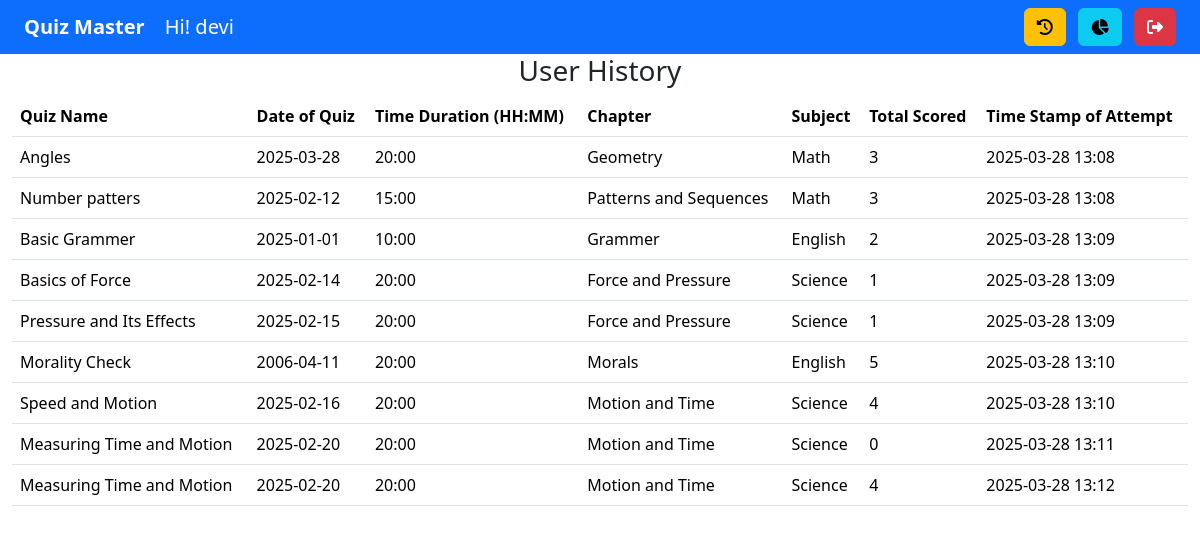
Screenshot of /user_history (signed in) with the database file from the repository.
### models.py (models this page shows)
class Users(db.Model):
    __tablename__ = 'users'
    id = db.Column(db.Integer, primary_key=True)
    username = db.Column(db.String(80), unique=True, nullable=False)
    email = db.Column(db.String(80), nullable=False)
    password = db.Column(db.String(100), nullable=False)
    fullname = db.Column(db.String(100), nullable=False)
    qualification = db.Column(db.String(100), nullable=False)
    dob = db.Column(db.String(100), nullable=False)
    is_admin = db.Column(db.Boolean, nullable=False)
    user_score_list = db.relationship('Scores', back_populates = 'user_name', cascade = 'all, delete-orphan')

class Scores(db.Model):
    __tablename__ ='scores'
    id = db.Column(db.Integer, primary_key=True)
    total_scored = db.Column(db.Integer, nullable=False)
    time_stamp_of_attempt = db.Column(db.String(80), nullable=False)
    user_id = db.Column(db.Integer, db.ForeignKey('users.id'), nullable=False)
    quiz_id = db.Column(db.Integer, db.ForeignKey('quizzes.id'), nullable=False)
    user_name = db.relationship('Users', back_populates = 'user_score_list')
    quiz_name = db.relationship('Quizzes', back_populates = 'quiz_score_list')

class Quizzes(db.Model):
    __tablename__ = 'quizzes'
    id = db.Column(db.Integer, primary_key=True)
    name = db.Column(db.String(80), nullable=False)
    date_of_quiz = db.Column(db.String(80), nullable=False)
    time_duration = db.Column(db.String(5), nullable=False)
    remarks = db.Column(db.String(80), nullable=False)
    chapter_id = db.Column(db.Integer, db.ForeignKey('chapters.id'), nullable=False)
    chapter_name = db.relationship('Chapters', back_populates = 'quiz_list')
    question_list = db.relationship('Questions', back_populates = 'quiz_name', cascade = 'all, delete-orphan')
    quiz_score_list = db.relationship('Scores', back_populates = 'quiz_name', cascade = 'all, delete-orphan')

class Chapters(db.Model):
    __tablename__ = 'chapters'
    id = db.Column(db.Integer, primary_key=True)
    name = db.Column(db.String(80), nullable=False)
    description = db.Column(db.String(80), nullable=False)
    subject_id = db.Column(db.Integer, db.ForeignKey('subjects.id'), nullable=False)
    subject_name = db.relationship('Subjects', back_populates = 'chapter_list')
    quiz_list = db.relationship('Quizzes', back_populates = 'chapter_name', cascade = 'all, delete-orphan')

class Subjects(db.Model):
    __tablename__ ='subjects'
    id = db.Column(db.Integer, primary_key=True)
    name = db.Column(db.String(80), nullable=False)
    description = db.Column(db.String(80), nullable=False)
    chapter_list = db.relationship('Chapters', back_populates = 'subject_name', cascade = 'all, delete-orphan')

### controllers.py (the view)
@app.route('/user_history')
def user_history():
    if 'user_id' in session:
        user_id = session['user_id']
        user = Users.query.get(user_id)
        scores = Scores.query.filter_by(user_id=user_id).all()
        return render_template('user_history.html', scores=scores, user=user)
    return redirect('/login')

### templates/user_history.html
{% extends "index.html" %}
{% block content %}
{% include "user_navbar.html" %}
<div class = 'container-fluid'>
    <div class = 'row'>
        <div class = 'col'>
            <h3 class="text-center"> User History</h3>
            <table class="table">
                <thead>
                    <tr>
                        <th>Quiz Name</th>
                        <th>Date of Quiz</th>
                        <th>Time Duration (HH:MM)</th>
                        <th>Chapter</th>
                        <th>Subject</th>
                        <th>Total Scored</th>
                        <th>Time Stamp of Attempt</th>
                    </tr>
                </thead>
                <tbody>
                {% for score in scores %}
                    <tr>
                        <td>{{ score.quiz_name.name }}</td>
                        <td>{{ score.quiz_name.date_of_quiz }}</td>
                        <td>{{ score.quiz_name.time_duration }}</td>
                        <td>{{ score.quiz_name.chapter_name.name }}</td>
                        <td>{{ score.quiz_name.chapter_name.subject_name.name }}</td>
                        <td>{{ score.total_scored }}</td>
                        <td>{{ score.time_stamp_of_attempt }}</td>
                    </tr>
                {% endfor %}
                </tbody>
            </table>
        </div>
    </div>
</div>
{% endblock %}

### templates/user_navbar.html
<nav class="navbar navbar-dark bg-primary px-4 d-flex justify-content-between">
  <div>
    <a class="navbar-brand fw-bold" href="/quiz_list">Quiz Master</a>
    <a class="navbar-brand" href="/quiz_list">Hi! {{ user.username }}</a>
  </div>
  <div>
    <a class="btn btn-warning me-2" href="/user_history">
      <i class="fa-solid fa-clock-rotate-left"></i>
    </a>
    <a class="btn btn-info me-2" href="/user_dashboard">
      <i class="fa-solid fa-chart-pie"></i>
    </a>
    <a class="btn btn-danger" href="/logout">
      <i class="fa-solid fa-right-from-bracket"></i>
    </a>
  </div>
</nav>

### rows the page displays
Users: username "devi"
Scores: quiz_name.name "Angles", quiz_name.date_of_quiz "2025-03-28", quiz_name.time_duration "20:00", quiz_name.chapter_name.name "Geometry", quiz_name.chapter_name.subject_name.name "Math", total_scored "3", time_stamp_of_attempt "2025-03-28 13:08"
Scores: quiz_name.name "Number patters", quiz_name.date_of_quiz "2025-02-12", quiz_name.time_duration "15:00", quiz_name.chapter_name.name "Patterns and Sequences", quiz_name.chapter_name.subject_name.name "Math", total_scored "3", time_stamp_of_attempt "2025-03-28 13:08"
Scores: quiz_name.name "Basic Grammer", quiz_name.date_of_quiz "2025-01-01", quiz_name.time_duration "10:00", quiz_name.chapter_name.name "Grammer", quiz_name.chapter_name.subject_name.name "English", total_scored "2", time_stamp_of_attempt "2025-03-28 13:09"
Scores: quiz_name.name "Basics of Force", quiz_name.date_of_quiz "2025-02-14", quiz_name.time_duration "20:00", quiz_name.chapter_name.name "Force and Pressure", quiz_name.chapter_name.subject_name.name "Science", total_scored "1", time_stamp_of_attempt "2025-03-28 13:09"
Scores: quiz_name.name "Pressure and Its Effects", quiz_name.date_of_quiz "2025-02-15", quiz_name.time_duration "20:00", quiz_name.chapter_name.name "Force and Pressure", quiz_name.chapter_name.subject_name.name "Science", total_scored "1", time_stamp_of_attempt "2025-03-28 13:09"
Scores: quiz_name.name "Morality Check", quiz_name.date_of_quiz "2006-04-11", quiz_name.time_duration "20:00", quiz_name.chapter_name.name "Morals", quiz_name.chapter_name.subject_name.name "English", total_scored "5", time_stamp_of_attempt "2025-03-28 13:10"
Scores: quiz_name.name "Speed and Motion", quiz_name.date_of_quiz "2025-02-16", quiz_name.time_duration "20:00", quiz_name.chapter_name.name "Motion and Time", quiz_name.chapter_name.subject_name.name "Science", total_scored "4", time_stamp_of_attempt "2025-03-28 13:10"
Scores: quiz_name.name "Measuring Time and Motion", quiz_name.date_of_quiz "2025-02-20", quiz_name.time_duration "20:00", quiz_name.chapter_name.name "Motion and Time", quiz_name.chapter_name.subject_name.name "Science", total_scored "0", time_stamp_of_attempt "2025-03-28 13:11"
Scores: quiz_name.name "Measuring Time and Motion", quiz_name.date_of_quiz "2025-02-20", quiz_name.time_duration "20:00", quiz_name.chapter_name.name "Motion and Time", quiz_name.chapter_name.subject_name.name "Science", total_scored "4", time_stamp_of_attempt "2025-03-28 13:12"
